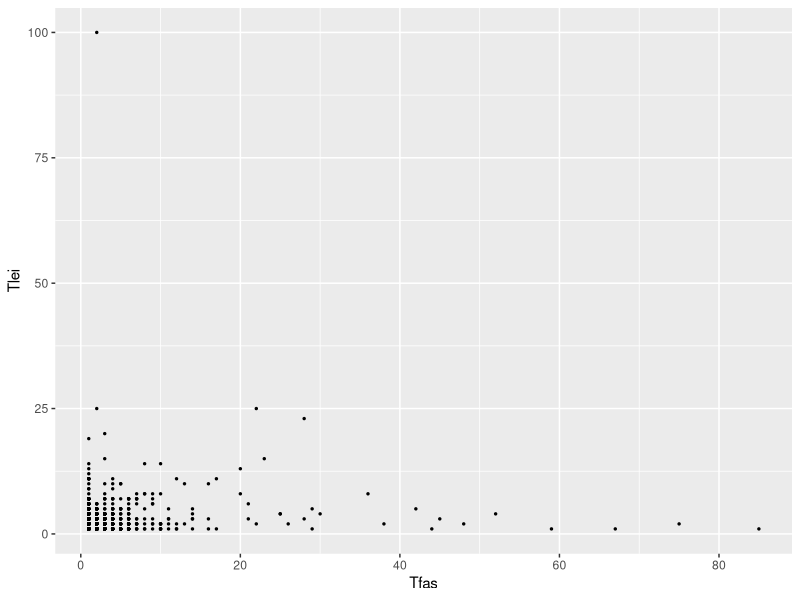
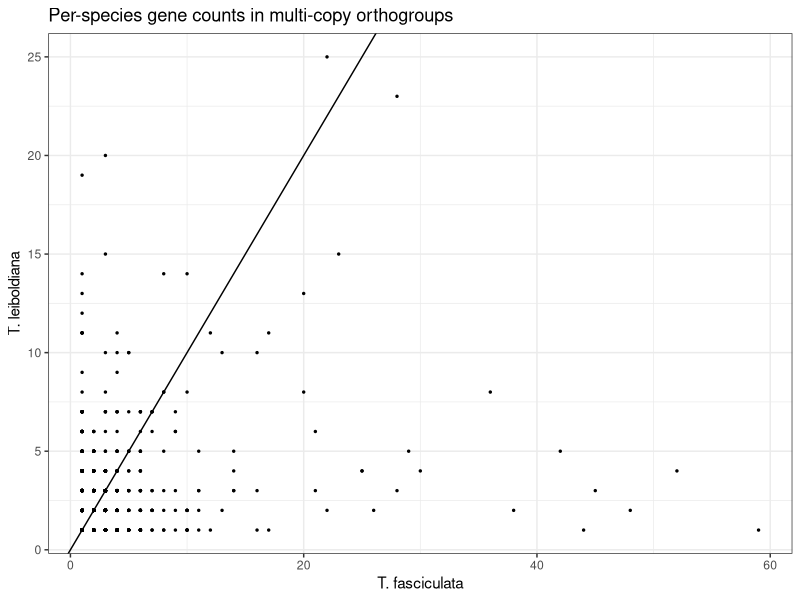

The R source for these figures, in order:
# Studying differences in gene family sizes between Tfas and Tlei

library(ggplot2)

setwd("/home/clara/Documents/GitHub/Tillandsia-compgenomics/Gene-family-evo-tfas-tlei/")
counts <- read.table("orthogroups_Tfas_Tlei_Acom.counts.no_TEs.size_corrections.txt", sep = '\t')
colnames(counts) <- c("og_id", "Acom", "Tfas", "Tlei")

# Filter out unique orthogroups
counts_Tfas_Tlei <- counts[counts$Tfas != 0 & counts$Tlei != 0,]
ggplot(counts_Tfas_Tlei, aes(x=Tfas, y=Tlei)) + geom_point(size = .5)

# Same without plastid annotations
counts_noplastid <- read.table("orthogroups_Tfas_Tlei_Acom.counts.no_TEs.size_corrections.no_plastid-mito-ribo.txt",
                               sep = "\t")
colnames(counts_noplastid) <- c("og_id", "Acom", "Tfas", "Tlei")
counts_Tfas_Tlei_npl <- counts_noplastid[counts_noplastid$Tfas != 0 & counts_noplastid$Tlei != 0,]
counts_Tfas_Tlei_npl <- counts_Tfas_Tlei_npl[counts_Tfas_Tlei_npl$og_id != "OG0000015",]

ggplot(counts_Tfas_Tlei_npl, aes(x=Tfas, y=Tlei)) + geom_point(size = .5) +
  geom_abline(intercept = 0, slope = 1) +
  labs(title = "Per-species gene counts in multi-copy orthogroups") +
  ylab(label = "T. leiboldiana") +
  xlab(label = "T. fasciculata") +
  theme_bw()
  
chisq.test(counts_Tfas_Tlei_npl$Tfas, counts_Tfas_Tlei_npl$Tlei, correct=FALSE)
  
